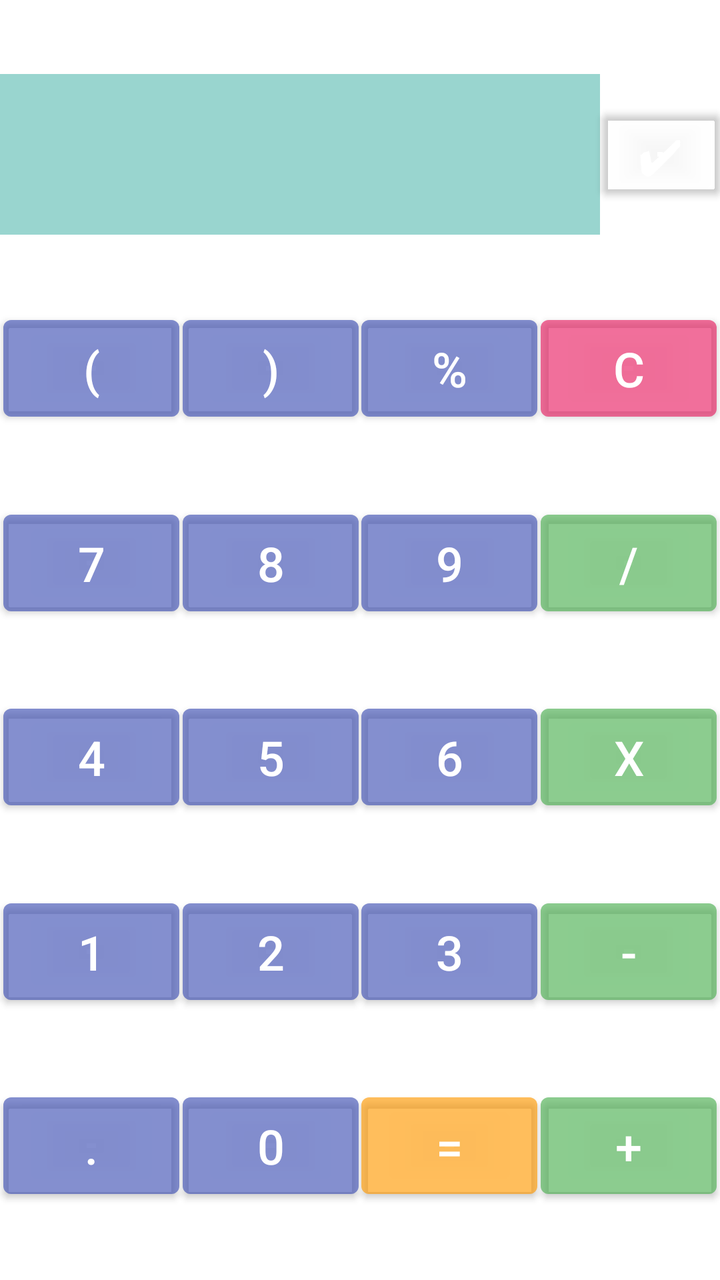
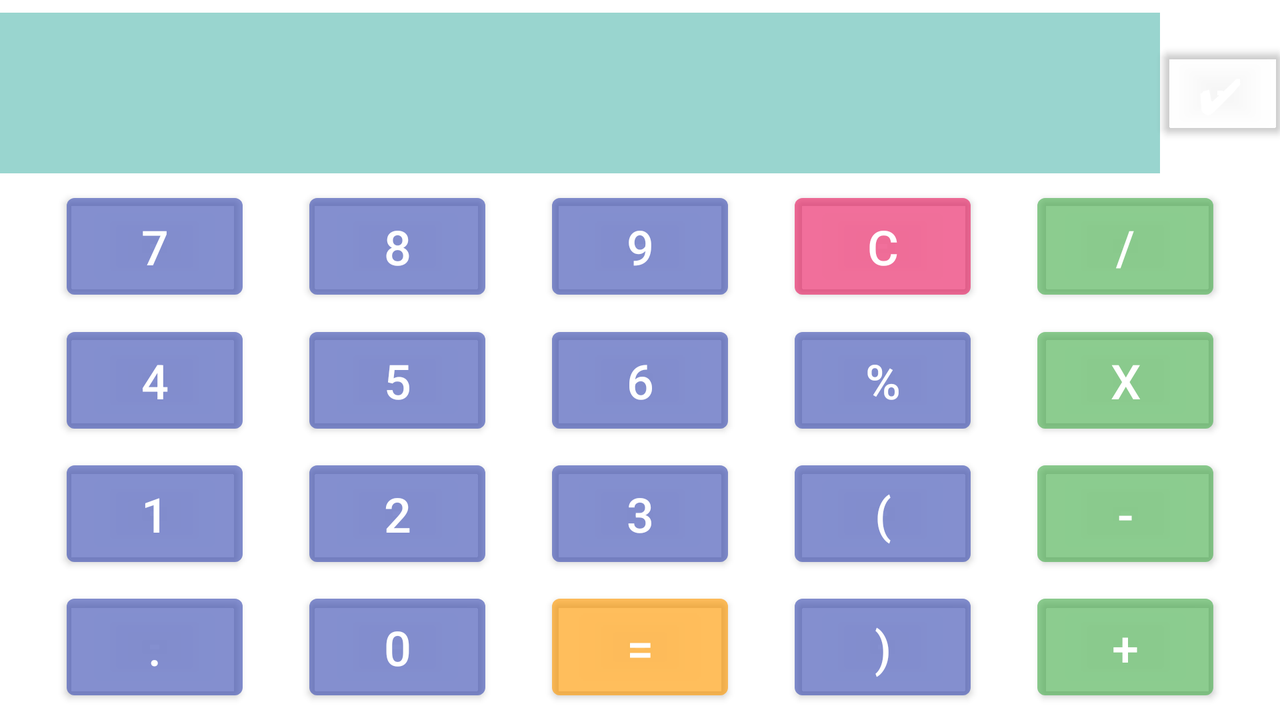

One screen, two layout resources from the same app: the default and the repository's alternative for another configuration. Each is rendered where Android would select it; the XML of both is given below.
<!-- AndroidManifest.xml: application theme Theme.Calc -->
<!-- res/layout/activity_main.xml -->
<?xml version="1.0" encoding="utf-8"?>
<androidx.constraintlayout.widget.ConstraintLayout xmlns:android="http://schemas.android.com/apk/res/android"
    xmlns:app="http://schemas.android.com/apk/res-auto"
    xmlns:tools="http://schemas.android.com/tools"
    android:layout_width="match_parent"
    android:layout_height="match_parent"
    tools:context=".MainActivity">

    <com.google.android.material.imageview.ShapeableImageView
        android:id="@+id/image_view_day"
        android:layout_width="match_parent"
        android:layout_height="match_parent"
        android:scaleType="fitXY" />

    <com.google.android.material.textview.MaterialTextView
        android:id="@+id/text_view"
        android:layout_width="0dp"
        android:layout_height="wrap_content"
        android:background="@color/edit_text_back"
        android:gravity="center"
        android:lines="2"
        android:textColor="@color/white"
        android:textSize="@dimen/view_text_size"
        app:layout_constraintBottom_toTopOf="@id/button_close_bracket"
        app:layout_constraintLeft_toLeftOf="parent"
        app:layout_constraintRight_toLeftOf="@id/button_choice"
        app:layout_constraintTop_toTopOf="parent" />

    <com.google.android.material.button.MaterialButton
        android:id="@+id/button_choice"
        android:layout_width="@dimen/button_choice_size"
        android:layout_height="wrap_content"
        android:backgroundTint="@color/hidden"
        android:text="@string/change"
        android:textSize="@dimen/button_text_size"
        app:layout_constraintBottom_toTopOf="@id/button_C"
        app:layout_constraintLeft_toRightOf="@id/text_view"
        app:layout_constraintRight_toRightOf="parent"
        app:layout_constraintTop_toTopOf="parent" />


    <com.google.android.material.button.MaterialButton
        android:id="@+id/button_open_bracket"
        style="@style/button_style"
        android:text="@string/open_bracket"
        app:layout_constraintBottom_toTopOf="@id/button_7"
        app:layout_constraintLeft_toLeftOf="parent"
        app:layout_constraintRight_toLeftOf="@id/button_close_bracket"
        app:layout_constraintTop_toBottomOf="@+id/text_view" />

    <com.google.android.material.button.MaterialButton
        android:id="@+id/button_close_bracket"
        style="@style/button_style"
        android:text="@string/close_bracket"
        app:layout_constraintBottom_toTopOf="@id/button_8"
        app:layout_constraintLeft_toRightOf="@id/button_open_bracket"
        app:layout_constraintRight_toLeftOf="@id/button_percent"
        app:layout_constraintTop_toBottomOf="@+id/text_view" />

    <com.google.android.material.button.MaterialButton
        android:id="@+id/button_percent"
        style="@style/button_style"
        android:text="@string/percent"
        app:layout_constraintBottom_toTopOf="@id/button_9"
        app:layout_constraintLeft_toRightOf="@id/button_close_bracket"
        app:layout_constraintRight_toLeftOf="@id/button_C"
        app:layout_constraintTop_toBottomOf="@+id/text_view" />

    <com.google.android.material.button.MaterialButton
        android:id="@+id/button_C"
        style="@style/button_style_red"
        android:text="@string/_C"
        app:layout_constraintBottom_toTopOf="@id/button_div"
        app:layout_constraintLeft_toRightOf="@id/button_percent"
        app:layout_constraintRight_toRightOf="parent"
        app:layout_constraintTop_toBottomOf="@+id/text_view" />

    <com.google.android.material.button.MaterialButton
        android:id="@+id/button_7"
        style="@style/button_style"
        android:text="@string/_7"
        app:layout_constraintBottom_toTopOf="@id/button_4"
        app:layout_constraintLeft_toLeftOf="parent"
        app:layout_constraintRight_toLeftOf="@id/button_8"
        app:layout_constraintTop_toBottomOf="@+id/button_open_bracket" />

    <com.google.android.material.button.MaterialButton
        android:id="@+id/button_8"
        style="@style/button_style"
        android:text="@string/_8"
        app:layout_constraintBottom_toTopOf="@+id/button_5"
        app:layout_constraintLeft_toRightOf="@id/button_7"
        app:layout_constraintRight_toLeftOf="@id/button_9"
        app:layout_constraintTop_toBottomOf="@+id/button_close_bracket" />

    <com.google.android.material.button.MaterialButton
        android:id="@+id/button_9"
        style="@style/button_style"
        android:text="@string/_9"
        app:layout_constraintBottom_toTopOf="@id/button_6"
        app:layout_constraintLeft_toRightOf="@id/button_8"
        app:layout_constraintRight_toLeftOf="@id/button_div"
        app:layout_constraintTop_toBottomOf="@+id/button_percent" />

    <com.google.android.material.button.MaterialButton
        android:id="@+id/button_div"
        style="@style/button_style_green"
        android:text="@string/div"
        app:layout_constraintBottom_toTopOf="@id/button_mul"
        app:layout_constraintLeft_toRightOf="@id/button_9"
        app:layout_constraintRight_toRightOf="parent"
        app:layout_constraintTop_toBottomOf="@+id/button_C" />

    <com.google.android.material.button.MaterialButton
        android:id="@+id/button_4"
        style="@style/button_style"
        android:text="@string/_4"
        app:layout_constraintBottom_toTopOf="@id/button_1"
        app:layout_constraintLeft_toLeftOf="parent"
        app:layout_constraintRight_toLeftOf="@id/button_5"
        app:layout_constraintTop_toBottomOf="@+id/button_7" />

    <com.google.android.material.button.MaterialButton
        android:id="@+id/button_5"
        style="@style/button_style"
        android:text="@string/_5"
        app:layout_constraintBottom_toTopOf="@id/button_2"
        app:layout_constraintLeft_toRightOf="@id/button_4"
        app:layout_constraintRight_toLeftOf="@id/button_6"
        app:layout_constraintTop_toBottomOf="@+id/button_8" />

    <com.google.android.material.button.MaterialButton
        android:id="@+id/button_6"
        style="@style/button_style"
        android:text="@string/_6"
        app:layout_constraintBottom_toTopOf="@id/button_3"
        app:layout_constraintLeft_toRightOf="@id/button_5"
        app:layout_constraintRight_toLeftOf="@id/button_mul"
        app:layout_constraintTop_toBottomOf="@+id/button_9" />

    <com.google.android.material.button.MaterialButton
        android:id="@+id/button_mul"
        style="@style/button_style_green"
        android:text="@string/mul"
        app:layout_constraintBottom_toTopOf="@id/button_minus"
        app:layout_constraintLeft_toRightOf="@id/button_6"
        app:layout_constraintRight_toRightOf="parent"
        app:layout_constraintTop_toBottomOf="@+id/button_div" />

    <com.google.android.material.button.MaterialButton
        android:id="@+id/button_1"
        style="@style/button_style"
        android:text="@string/_1"
        app:layout_constraintBottom_toTopOf="@id/button_point"
        app:layout_constraintLeft_toLeftOf="parent"
        app:layout_constraintRight_toLeftOf="@id/button_2"
        app:layout_constraintTop_toBottomOf="@+id/button_4" />

    <com.google.android.material.button.MaterialButton
        android:id="@+id/button_2"
        style="@style/button_style"
        android:text="@string/_2"
        app:layout_constraintBottom_toTopOf="@id/button_0"
        app:layout_constraintLeft_toRightOf="@id/button_1"
        app:layout_constraintRight_toLeftOf="@id/button_3"
        app:layout_constraintTop_toBottomOf="@+id/button_5" />

    <com.google.android.material.button.MaterialButton
        android:id="@+id/button_3"
        style="@style/button_style"
        android:text="@string/_3"
        app:layout_constraintBottom_toTopOf="@id/button_equal"
        app:layout_constraintLeft_toRightOf="@id/button_2"
        app:layout_constraintRight_toLeftOf="@id/button_minus"
        app:layout_constraintTop_toBottomOf="@+id/button_6" />

    <com.google.android.material.button.MaterialButton
        android:id="@+id/button_minus"
        style="@style/button_style_green"
        android:text="@string/minus"
        app:layout_constraintBottom_toTopOf="@id/button_plus"
        app:layout_constraintLeft_toRightOf="@id/button_3"
        app:layout_constraintRight_toRightOf="parent"
        app:layout_constraintTop_toBottomOf="@+id/button_mul" />

    <com.google.android.material.button.MaterialButton
        android:id="@+id/button_point"
        style="@style/button_style"
        android:text="@string/point"
        app:layout_constraintBottom_toBottomOf="parent"
        app:layout_constraintLeft_toLeftOf="parent"
        app:layout_constraintRight_toLeftOf="@id/button_0"
        app:layout_constraintTop_toBottomOf="@+id/button_1" />

    <com.google.android.material.button.MaterialButton
        android:id="@+id/button_0"
        style="@style/button_style"
        android:text="@string/_0"
        app:layout_constraintBottom_toBottomOf="parent"
        app:layout_constraintLeft_toRightOf="@id/button_point"
        app:layout_constraintRight_toLeftOf="@id/button_equal"
        app:layout_constraintTop_toBottomOf="@+id/button_2" />

    <com.google.android.material.button.MaterialButton
        android:id="@+id/button_equal"
        style="@style/button_style_orange"
        android:text="@string/equal"
        app:layout_constraintBottom_toBottomOf="parent"
        app:layout_constraintLeft_toRightOf="@id/button_0"
        app:layout_constraintRight_toLeftOf="@id/button_plus"
        app:layout_constraintTop_toBottomOf="@+id/button_3" />

    <com.google.android.material.button.MaterialButton
        android:id="@+id/button_plus"
        style="@style/button_style_green"
        android:text="@string/plus"
        app:layout_constraintBottom_toBottomOf="parent"
        app:layout_constraintLeft_toRightOf="@id/button_equal"
        app:layout_constraintRight_toRightOf="parent"
        app:layout_constraintTop_toBottomOf="@+id/button_minus" />

</androidx.constraintlayout.widget.ConstraintLayout>
<!-- resources referenced by this layout -->
<resources>
  <color name="edit_text_back">#66009688</color>
  <color name="hidden">#00000000</color>
  <color name="white">#FFFFFFFF</color>
  <dimen name="button_choice_size">60dp</dimen>
  <dimen name="button_text_size">24sp</dimen>
  <dimen name="view_text_size">32sp</dimen>
  <string name="_0">0</string>
  <string name="_1">1</string>
  <string name="_2">2</string>
  <string name="_3">3</string>
  <string name="_4">4</string>
  <string name="_5">5</string>
  <string name="_6">6</string>
  <string name="_7">7</string>
  <string name="_8">8</string>
  <string name="_9">9</string>
  <string name="_C">C</string>
  <string name="change">✔</string>
  <string name="close_bracket">)</string>
  <string name="div">/</string>
  <string name="equal">=</string>
  <string name="minus">-</string>
  <string name="mul">x</string>
  <string name="open_bracket">(</string>
  <string name="percent">%</string>
  <string name="plus">+</string>
  <string name="point">.</string>
  <style name="button_style">
          <item name="android:layout_width">wrap_content</item>
          <item name="android:layout_height">wrap_content</item>
          <item name="android:backgroundTint">@color/button</item>
          <item name="android:padding">@dimen/button_padding</item>
          <item name="android:textSize">@dimen/button_text_size</item>
      </style>
  <style name="button_style_green" parent="button_style">
          <item name="android:backgroundTint">@color/button_green</item>
      </style>
  <style name="button_style_orange" parent="button_style">
          <item name="android:backgroundTint">@color/button_orange</item>
      </style>
  <style name="button_style_red" parent="button_style">
          <item name="android:backgroundTint">@color/button_red</item>
      </style>
  <style name="Theme.Calc" parent="Theme.MaterialComponents.DayNight.DarkActionBar">
          
          <item name="colorPrimary">@color/purple_500</item>
          <item name="colorPrimaryVariant">@color/purple_700</item>
          <item name="colorOnPrimary">@color/white</item>
          
          <item name="colorSecondary">@color/teal_200</item>
          <item name="colorSecondaryVariant">@color/teal_700</item>
          <item name="colorOnSecondary">@color/black</item>
          
          <item name="android:statusBarColor" tools:targetApi="l">?attr/colorPrimaryVariant</item>
          
          <item name="windowNoTitle">true</item>
          <item name="windowActionBar">false</item>
      </style>
  <color name="button">#663F51B5</color>
  <dimen name="button_padding">8dp</dimen>
  <color name="button_green">#664CAF50</color>
  <color name="button_orange">#66FF9800</color>
  <color name="button_red">#66E91E63</color>
  <color name="purple_500">#FF6200EE</color>
  <color name="purple_700">#FF3700B3</color>
  <color name="teal_200">#FF03DAC5</color>
  <color name="teal_700">#FF018786</color>
  <color name="black">#FF000000</color>
</resources>
<!-- res/layout-land/activity_main.xml (the repository's variant of the layout above) -->
<!-- drawn on the phone turned sideways -->
<?xml version="1.0" encoding="utf-8"?>
<androidx.constraintlayout.widget.ConstraintLayout xmlns:android="http://schemas.android.com/apk/res/android"
    xmlns:app="http://schemas.android.com/apk/res-auto"
    xmlns:tools="http://schemas.android.com/tools"
    android:layout_width="match_parent"
    android:layout_height="match_parent"
    tools:context=".MainActivity">

    <com.google.android.material.imageview.ShapeableImageView
        android:id="@+id/image_view_day"
        android:layout_width="match_parent"
        android:layout_height="match_parent"
        android:scaleType="fitXY" />

    <com.google.android.material.textview.MaterialTextView
        android:id="@+id/text_view"
        android:layout_width="0dp"
        android:layout_height="wrap_content"
        android:background="@color/edit_text_back"
        android:gravity="center"
        android:lines="2"
        android:textColor="@color/white"
        android:textSize="@dimen/view_text_size"
        app:layout_constraintBottom_toTopOf="@id/button_9"
        app:layout_constraintLeft_toLeftOf="parent"
        app:layout_constraintRight_toLeftOf="@id/button_choice"
        app:layout_constraintTop_toTopOf="parent" />

    <com.google.android.material.button.MaterialButton
        android:id="@+id/button_choice"
        android:layout_width="@dimen/button_choice_size"
        android:layout_height="wrap_content"
        android:backgroundTint="@color/hidden"
        android:text="@string/change"
        android:textSize="@dimen/button_text_size"
        app:layout_constraintBottom_toTopOf="@id/button_div"
        app:layout_constraintLeft_toRightOf="@id/text_view"
        app:layout_constraintRight_toRightOf="parent"
        app:layout_constraintTop_toTopOf="parent" />

    <com.google.android.material.button.MaterialButton
        android:id="@+id/button_7"
        style="@style/button_style"
        android:text="@string/_7"
        app:layout_constraintBottom_toTopOf="@id/button_4"
        app:layout_constraintLeft_toLeftOf="parent"
        app:layout_constraintRight_toLeftOf="@id/button_8"
        app:layout_constraintTop_toBottomOf="@+id/text_view" />

    <com.google.android.material.button.MaterialButton
        android:id="@+id/button_8"
        style="@style/button_style"
        android:text="@string/_8"
        app:layout_constraintBottom_toTopOf="@+id/button_5"
        app:layout_constraintLeft_toRightOf="@id/button_7"
        app:layout_constraintRight_toLeftOf="@id/button_9"
        app:layout_constraintTop_toBottomOf="@+id/text_view" />

    <com.google.android.material.button.MaterialButton
        android:id="@+id/button_9"
        style="@style/button_style"
        android:text="@string/_9"
        app:layout_constraintBottom_toTopOf="@id/button_6"
        app:layout_constraintLeft_toRightOf="@id/button_8"
        app:layout_constraintRight_toLeftOf="@id/button_C"
        app:layout_constraintTop_toBottomOf="@+id/text_view" />

    <com.google.android.material.button.MaterialButton
        android:id="@+id/button_C"
        style="@style/button_style_red"
        android:text="@string/_C"
        app:layout_constraintBottom_toTopOf="@id/button_percent"
        app:layout_constraintLeft_toRightOf="@id/button_9"
        app:layout_constraintRight_toLeftOf="@id/button_div"
        app:layout_constraintTop_toBottomOf="@+id/text_view" />

    <com.google.android.material.button.MaterialButton
        android:id="@+id/button_div"
        style="@style/button_style_green"
        android:text="@string/div"
        app:layout_constraintBottom_toTopOf="@id/button_mul"
        app:layout_constraintLeft_toRightOf="@id/button_C"
        app:layout_constraintRight_toRightOf="parent"
        app:layout_constraintTop_toBottomOf="@+id/text_view" />

    <com.google.android.material.button.MaterialButton
        android:id="@+id/button_4"
        style="@style/button_style"
        android:text="@string/_4"
        app:layout_constraintBottom_toTopOf="@id/button_1"
        app:layout_constraintLeft_toLeftOf="parent"
        app:layout_constraintRight_toLeftOf="@id/button_5"
        app:layout_constraintTop_toBottomOf="@+id/button_7" />

    <com.google.android.material.button.MaterialButton
        android:id="@+id/button_5"
        style="@style/button_style"
        android:text="@string/_5"
        app:layout_constraintBottom_toTopOf="@id/button_2"
        app:layout_constraintLeft_toRightOf="@id/button_4"
        app:layout_constraintRight_toLeftOf="@id/button_6"
        app:layout_constraintTop_toBottomOf="@+id/button_8" />

    <com.google.android.material.button.MaterialButton
        android:id="@+id/button_6"
        style="@style/button_style"
        android:text="@string/_6"
        app:layout_constraintBottom_toTopOf="@id/button_3"
        app:layout_constraintLeft_toRightOf="@id/button_5"
        app:layout_constraintRight_toLeftOf="@id/button_percent"
        app:layout_constraintTop_toBottomOf="@+id/button_9" />

    <com.google.android.material.button.MaterialButton
        android:id="@+id/button_percent"
        style="@style/button_style"
        android:text="@string/percent"
        app:layout_constraintBottom_toTopOf="@id/button_open_bracket"
        app:layout_constraintLeft_toRightOf="@id/button_6"
        app:layout_constraintRight_toLeftOf="@id/button_mul"
        app:layout_constraintTop_toBottomOf="@+id/button_C" />

    <com.google.android.material.button.MaterialButton
        android:id="@+id/button_mul"
        style="@style/button_style_green"
        android:text="@string/mul"
        app:layout_constraintBottom_toTopOf="@id/button_minus"
        app:layout_constraintLeft_toRightOf="@id/button_percent"
        app:layout_constraintRight_toRightOf="parent"
        app:layout_constraintTop_toBottomOf="@+id/button_div" />

    <com.google.android.material.button.MaterialButton
        android:id="@+id/button_1"
        style="@style/button_style"
        android:text="@string/_1"
        app:layout_constraintBottom_toTopOf="@id/button_point"
        app:layout_constraintLeft_toLeftOf="parent"
        app:layout_constraintRight_toLeftOf="@id/button_2"
        app:layout_constraintTop_toBottomOf="@+id/button_4" />

    <com.google.android.material.button.MaterialButton
        android:id="@+id/button_2"
        style="@style/button_style"
        android:text="@string/_2"
        app:layout_constraintBottom_toTopOf="@id/button_0"
        app:layout_constraintLeft_toRightOf="@id/button_1"
        app:layout_constraintRight_toLeftOf="@id/button_3"
        app:layout_constraintTop_toBottomOf="@+id/button_5" />

    <com.google.android.material.button.MaterialButton
        android:id="@+id/button_3"
        style="@style/button_style"
        android:text="@string/_3"
        app:layout_constraintBottom_toTopOf="@id/button_equal"
        app:layout_constraintLeft_toRightOf="@id/button_2"
        app:layout_constraintRight_toLeftOf="@id/button_open_bracket"
        app:layout_constraintTop_toBottomOf="@+id/button_6" />

    <com.google.android.material.button.MaterialButton
        android:id="@+id/button_open_bracket"
        style="@style/button_style"
        android:text="@string/open_bracket"
        app:layout_constraintBottom_toTopOf="@id/button_close_bracket"
        app:layout_constraintLeft_toRightOf="@+id/button_3"
        app:layout_constraintRight_toLeftOf="@id/button_minus"
        app:layout_constraintTop_toBottomOf="@+id/button_percent" />

    <com.google.android.material.button.MaterialButton
        android:id="@+id/button_minus"
        style="@style/button_style_green"
        android:text="@string/minus"
        app:layout_constraintBottom_toTopOf="@id/button_plus"
        app:layout_constraintLeft_toRightOf="@id/button_open_bracket"
        app:layout_constraintRight_toRightOf="parent"
        app:layout_constraintTop_toBottomOf="@+id/button_mul" />

    <com.google.android.material.button.MaterialButton
        android:id="@+id/button_point"
        style="@style/button_style"
        android:text="@string/point"
        app:layout_constraintBottom_toBottomOf="parent"
        app:layout_constraintLeft_toLeftOf="parent"
        app:layout_constraintRight_toLeftOf="@id/button_0"
        app:layout_constraintTop_toBottomOf="@+id/button_1" />

    <com.google.android.material.button.MaterialButton
        android:id="@+id/button_0"
        style="@style/button_style"
        android:text="@string/_0"
        app:layout_constraintBottom_toBottomOf="parent"
        app:layout_constraintLeft_toRightOf="@id/button_point"
        app:layout_constraintRight_toLeftOf="@id/button_equal"
        app:layout_constraintTop_toBottomOf="@+id/button_2" />

    <com.google.android.material.button.MaterialButton
        android:id="@+id/button_equal"
        style="@style/button_style_orange"
        android:text="@string/equal"
        app:layout_constraintBottom_toBottomOf="parent"
        app:layout_constraintLeft_toRightOf="@id/button_0"
        app:layout_constraintRight_toLeftOf="@id/button_close_bracket"
        app:layout_constraintTop_toBottomOf="@+id/button_3" />

    <com.google.android.material.button.MaterialButton
        android:id="@+id/button_close_bracket"
        style="@style/button_style"
        android:text="@string/close_bracket"
        app:layout_constraintBottom_toBottomOf="parent"
        app:layout_constraintLeft_toRightOf="@id/button_equal"
        app:layout_constraintRight_toLeftOf="@id/button_plus"
        app:layout_constraintTop_toBottomOf="@+id/button_open_bracket" />

    <com.google.android.material.button.MaterialButton
        android:id="@+id/button_plus"
        style="@style/button_style_green"
        android:text="@string/plus"
        app:layout_constraintBottom_toBottomOf="parent"
        app:layout_constraintLeft_toRightOf="@id/button_close_bracket"
        app:layout_constraintRight_toRightOf="parent"
        app:layout_constraintTop_toBottomOf="@+id/button_minus" />

</androidx.constraintlayout.widget.ConstraintLayout>
